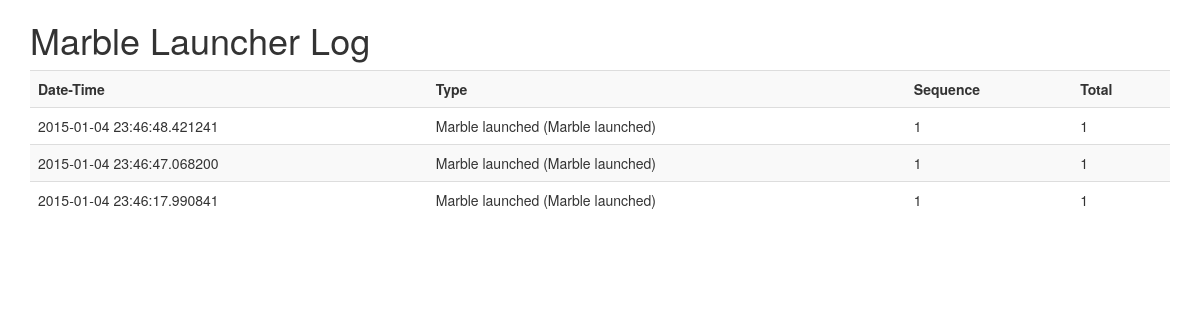
Screenshot of /solenoid/log with the database file from the repository.
### tables this page shows
CREATE TABLE Launches( LaunchDate DATE, Type TEXT, Grouping TEXT, Sequence INT, Total INT);

### app/solenoid.py (the view)
@app.route('/solenoid/log')
def solenoid_log():
	con = lite.connect('marbles.db')
	with con:
	    cur = con.cursor()
	    cur.execute("SELECT * FROM Launches order by LaunchDate desc")
	    marbles = cur.fetchall()
	    for marble in marbles:
	        print marble
	return render_template('log.html', title='Marbles Log', marbles = marbles)

### app/templates/log.html (shortened to what this page needs)
<!DOCTYPE html>
<html lang="en">
  <head>
	<link rel="stylesheet" href="https://maxcdn.bootstrapcdn.com/bootstrap/3.3.1/css/bootstrap.min.css">
  </head>
  <body>
  	<div class="container">
    	<h1>Marble Launcher Log</h1>
      <table class="table table-striped">
        <tr>
          <th>Date-Time</th>
          <th>Type</th>
          <th>Sequence</th>
          <th>Total</th>
        </tr>
        {% for marble in marbles%}
        <tr>
            <td>{{marble[0]}}</td>
            <td>{{marble[1]}} ({{marble[1]}})</td>
            <td>{{marble[3]}}</td>
            <td>{{marble[4]}}</td>
        </tr>
        {% endfor %}
      </table>
    </div>
  </body>
</html>

### rows the page displays
Launches: LaunchDate "2015-01-04 23:46:48.421241", Type "Marble launched", Sequence "1", Total "1"
Launches: LaunchDate "2015-01-04 23:46:47.068200", Type "Marble launched", Sequence "1", Total "1"
Launches: LaunchDate "2015-01-04 23:46:17.990841", Type "Marble launched", Sequence "1", Total "1"
